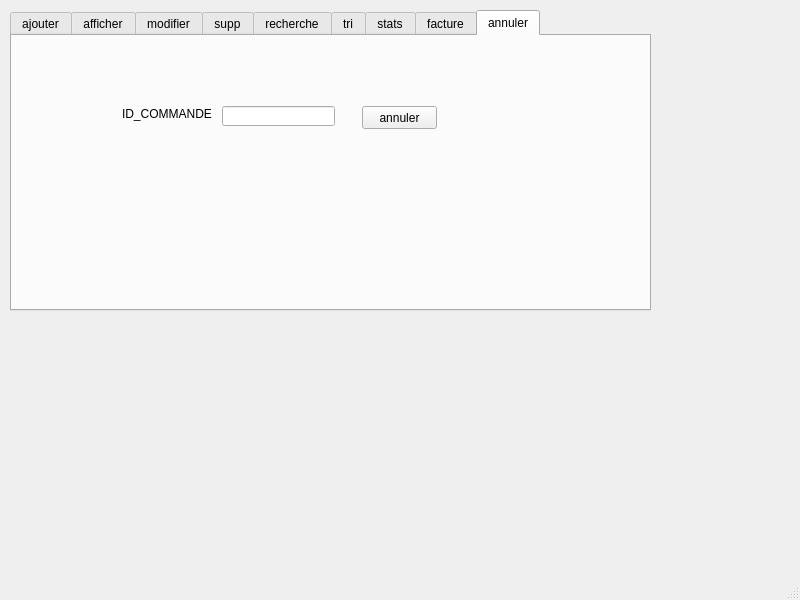
<?xml version="1.0" encoding="UTF-8"?>
<ui version="4.0">
 <class>MainWindow</class>
 <widget class="QMainWindow" name="MainWindow">
  <property name="geometry">
   <rect>
    <x>0</x>
    <y>0</y>
    <width>800</width>
    <height>600</height>
   </rect>
  </property>
  <property name="windowTitle">
   <string>MainWindow</string>
  </property>
  <widget class="QWidget" name="centralwidget">
   <widget class="QTabWidget" name="modifier">
    <property name="geometry">
     <rect>
      <x>10</x>
      <y>10</y>
      <width>641</width>
      <height>301</height>
     </rect>
    </property>
    <property name="currentIndex">
     <number>8</number>
    </property>
    <widget class="QWidget" name="tab">
     <attribute name="title">
      <string>ajouter</string>
     </attribute>
     <widget class="QGroupBox" name="groupBox">
      <property name="geometry">
       <rect>
        <x>70</x>
        <y>20</y>
        <width>411</width>
        <height>221</height>
       </rect>
      </property>
      <property name="title">
       <string>ajouter commande</string>
      </property>
      <widget class="QComboBox" name="comboBox">
       <property name="geometry">
        <rect>
         <x>120</x>
         <y>20</y>
         <width>221</width>
         <height>22</height>
        </rect>
       </property>
       <item>
        <property name="text">
         <string>1</string>
        </property>
       </item>
       <item>
        <property name="text">
         <string>2</string>
        </property>
       </item>
       <item>
        <property name="text">
         <string>3</string>
        </property>
       </item>
       <item>
        <property name="text">
         <string>4</string>
        </property>
       </item>
       <item>
        <property name="text">
         <string>5</string>
        </property>
       </item>
      </widget>
      <widget class="QPushButton" name="pushButton">
       <property name="geometry">
        <rect>
         <x>320</x>
         <y>190</y>
         <width>75</width>
         <height>23</height>
        </rect>
       </property>
       <property name="text">
        <string>ajouter </string>
       </property>
      </widget>
      <widget class="QLabel" name="label_8">
       <property name="geometry">
        <rect>
         <x>26</x>
         <y>20</y>
         <width>81</width>
         <height>20</height>
        </rect>
       </property>
       <property name="text">
        <string>liste produit</string>
       </property>
      </widget>
      <widget class="QLineEdit" name="lineEdit_prenom">
       <property name="geometry">
        <rect>
         <x>120</x>
         <y>80</y>
         <width>113</width>
         <height>20</height>
        </rect>
       </property>
      </widget>
      <widget class="QLabel" name="label_9">
       <property name="geometry">
        <rect>
         <x>50</x>
         <y>80</y>
         <width>47</width>
         <height>14</height>
        </rect>
       </property>
       <property name="text">
        <string>prenom</string>
       </property>
      </widget>
      <widget class="QLabel" name="label_10">
       <property name="geometry">
        <rect>
         <x>50</x>
         <y>170</y>
         <width>47</width>
         <height>14</height>
        </rect>
       </property>
       <property name="text">
        <string>quantite</string>
       </property>
      </widget>
      <widget class="QLineEdit" name="lineEdit_quantite">
       <property name="geometry">
        <rect>
         <x>120</x>
         <y>170</y>
         <width>113</width>
         <height>20</height>
        </rect>
       </property>
      </widget>
      <widget class="QLineEdit" name="lineEdit_nom">
       <property name="geometry">
        <rect>
         <x>120</x>
         <y>50</y>
         <width>113</width>
         <height>20</height>
        </rect>
       </property>
      </widget>
      <widget class="QLabel" name="label_11">
       <property name="geometry">
        <rect>
         <x>50</x>
         <y>50</y>
         <width>47</width>
         <height>14</height>
        </rect>
       </property>
       <property name="text">
        <string>nom</string>
       </property>
      </widget>
      <widget class="QLabel" name="label_12">
       <property name="geometry">
        <rect>
         <x>50</x>
         <y>110</y>
         <width>47</width>
         <height>14</height>
        </rect>
       </property>
       <property name="text">
        <string>adresse</string>
       </property>
      </widget>
      <widget class="QLabel" name="label_13">
       <property name="geometry">
        <rect>
         <x>50</x>
         <y>140</y>
         <width>47</width>
         <height>14</height>
        </rect>
       </property>
       <property name="text">
        <string>mail</string>
       </property>
      </widget>
      <widget class="QLineEdit" name="lineEdit_adresse">
       <property name="geometry">
        <rect>
         <x>120</x>
         <y>110</y>
         <width>113</width>
         <height>20</height>
        </rect>
       </property>
      </widget>
      <widget class="QLineEdit" name="lineEdit_mail">
       <property name="geometry">
        <rect>
         <x>120</x>
         <y>140</y>
         <width>113</width>
         <height>20</height>
        </rect>
       </property>
      </widget>
     </widget>
    </widget>
    <widget class="QWidget" name="tab_9">
     <attribute name="title">
      <string>afficher</string>
     </attribute>
     <widget class="QTableView" name="table_commande">
      <property name="geometry">
       <rect>
        <x>0</x>
        <y>0</y>
        <width>611</width>
        <height>261</height>
       </rect>
      </property>
     </widget>
    </widget>
    <widget class="QWidget" name="tab_2">
     <attribute name="title">
      <string>modifier</string>
     </attribute>
     <widget class="QGroupBox" name="groupBox_2">
      <property name="geometry">
       <rect>
        <x>90</x>
        <y>20</y>
        <width>411</width>
        <height>221</height>
       </rect>
      </property>
      <property name="title">
       <string>modifier commande</string>
      </property>
      <widget class="QComboBox" name="comboBox_2">
       <property name="geometry">
        <rect>
         <x>120</x>
         <y>20</y>
         <width>221</width>
         <height>22</height>
        </rect>
       </property>
       <item>
        <property name="text">
         <string>1</string>
        </property>
       </item>
       <item>
        <property name="text">
         <string>2</string>
        </property>
       </item>
       <item>
        <property name="text">
         <string>3</string>
        </property>
       </item>
       <item>
        <property name="text">
         <string>4</string>
        </property>
       </item>
       <item>
        <property name="text">
         <string>5</string>
        </property>
       </item>
      </widget>
      <widget class="QPushButton" name="pushButton_2">
       <property name="geometry">
        <rect>
         <x>320</x>
         <y>190</y>
         <width>75</width>
         <height>23</height>
        </rect>
       </property>
       <property name="text">
        <string>modifier</string>
       </property>
      </widget>
      <widget class="QLabel" name="label_14">
       <property name="geometry">
        <rect>
         <x>26</x>
         <y>20</y>
         <width>81</width>
         <height>20</height>
        </rect>
       </property>
       <property name="text">
        <string>liste produit</string>
       </property>
      </widget>
      <widget class="QLineEdit" name="lineEdit_2">
       <property name="geometry">
        <rect>
         <x>120</x>
         <y>80</y>
         <width>113</width>
         <height>20</height>
        </rect>
       </property>
      </widget>
      <widget class="QLabel" name="label_15">
       <property name="geometry">
        <rect>
         <x>50</x>
         <y>80</y>
         <width>47</width>
         <height>14</height>
        </rect>
       </property>
       <property name="text">
        <string>prenom</string>
       </property>
      </widget>
      <widget class="QLabel" name="label_16">
       <property name="geometry">
        <rect>
         <x>50</x>
         <y>170</y>
         <width>47</width>
         <height>14</height>
        </rect>
       </property>
       <property name="text">
        <string>quantite</string>
       </property>
      </widget>
      <widget class="QLineEdit" name="lineEdit_55">
       <property name="geometry">
        <rect>
         <x>120</x>
         <y>170</y>
         <width>113</width>
         <height>20</height>
        </rect>
       </property>
      </widget>
      <widget class="QLineEdit" name="lineEdit_1">
       <property name="geometry">
        <rect>
         <x>120</x>
         <y>50</y>
         <width>113</width>
         <height>20</height>
        </rect>
       </property>
      </widget>
      <widget class="QLabel" name="label_17">
       <property name="geometry">
        <rect>
         <x>50</x>
         <y>50</y>
         <width>47</width>
         <height>14</height>
        </rect>
       </property>
       <property name="text">
        <string>nom</string>
       </property>
      </widget>
      <widget class="QLabel" name="label_18">
       <property name="geometry">
        <rect>
         <x>50</x>
         <y>110</y>
         <width>47</width>
         <height>14</height>
        </rect>
       </property>
       <property name="text">
        <string>adresse</string>
       </property>
      </widget>
      <widget class="QLabel" name="label_19">
       <property name="geometry">
        <rect>
         <x>50</x>
         <y>140</y>
         <width>47</width>
         <height>14</height>
        </rect>
       </property>
       <property name="text">
        <string>mail</string>
       </property>
      </widget>
      <widget class="QLineEdit" name="lineEdit_3">
       <property name="geometry">
        <rect>
         <x>120</x>
         <y>110</y>
         <width>113</width>
         <height>20</height>
        </rect>
       </property>
      </widget>
      <widget class="QLineEdit" name="lineEdit_4">
       <property name="geometry">
        <rect>
         <x>120</x>
         <y>140</y>
         <width>113</width>
         <height>20</height>
        </rect>
       </property>
      </widget>
      <widget class="QLabel" name="label_20">
       <property name="geometry">
        <rect>
         <x>50</x>
         <y>200</y>
         <width>47</width>
         <height>14</height>
        </rect>
       </property>
       <property name="text">
        <string>id</string>
       </property>
      </widget>
      <widget class="QLineEdit" name="lineEdit_idmodif">
       <property name="geometry">
        <rect>
         <x>120</x>
         <y>200</y>
         <width>113</width>
         <height>20</height>
        </rect>
       </property>
      </widget>
     </widget>
    </widget>
    <widget class="QWidget" name="tab_3">
     <attribute name="title">
      <string>supp</string>
     </attribute>
     <widget class="QGroupBox" name="groupBox_3">
      <property name="geometry">
       <rect>
        <x>80</x>
        <y>10</y>
        <width>341</width>
        <height>231</height>
       </rect>
      </property>
      <property name="title">
       <string>supprimer</string>
      </property>
      <widget class="QLabel" name="label_6">
       <property name="geometry">
        <rect>
         <x>20</x>
         <y>40</y>
         <width>111</width>
         <height>16</height>
        </rect>
       </property>
       <property name="text">
        <string>id_commande</string>
       </property>
      </widget>
      <widget class="QLineEdit" name="lineEdit_supp">
       <property name="geometry">
        <rect>
         <x>120</x>
         <y>40</y>
         <width>113</width>
         <height>20</height>
        </rect>
       </property>
      </widget>
      <widget class="QPushButton" name="pushButton_3">
       <property name="geometry">
        <rect>
         <x>140</x>
         <y>120</y>
         <width>75</width>
         <height>23</height>
        </rect>
       </property>
       <property name="text">
        <string>supp</string>
       </property>
      </widget>
     </widget>
    </widget>
    <widget class="QWidget" name="tab_4">
     <attribute name="title">
      <string>recherche</string>
     </attribute>
     <widget class="QGroupBox" name="groupBox_4">
      <property name="geometry">
       <rect>
        <x>70</x>
        <y>0</y>
        <width>341</width>
        <height>231</height>
       </rect>
      </property>
      <property name="title">
       <string>recherche</string>
      </property>
      <widget class="QLabel" name="label_7">
       <property name="geometry">
        <rect>
         <x>20</x>
         <y>40</y>
         <width>111</width>
         <height>16</height>
        </rect>
       </property>
       <property name="text">
        <string>cin</string>
       </property>
      </widget>
      <widget class="QLineEdit" name="recherche">
       <property name="geometry">
        <rect>
         <x>120</x>
         <y>40</y>
         <width>113</width>
         <height>20</height>
        </rect>
       </property>
      </widget>
      <widget class="QPushButton" name="pushButton_4">
       <property name="geometry">
        <rect>
         <x>240</x>
         <y>40</y>
         <width>75</width>
         <height>23</height>
        </rect>
       </property>
       <property name="text">
        <string>rechercher</string>
       </property>
      </widget>
      <widget class="QTableView" name="tableView_recherche">
       <property name="geometry">
        <rect>
         <x>5</x>
         <y>70</y>
         <width>331</width>
         <height>121</height>
        </rect>
       </property>
      </widget>
     </widget>
    </widget>
    <widget class="QWidget" name="tab_5">
     <attribute name="title">
      <string>tri</string>
     </attribute>
     <widget class="QGroupBox" name="groupBox_5">
      <property name="geometry">
       <rect>
        <x>70</x>
        <y>30</y>
        <width>341</width>
        <height>231</height>
       </rect>
      </property>
      <property name="title">
       <string>tri</string>
      </property>
      <widget class="QPushButton" name="tri">
       <property name="geometry">
        <rect>
         <x>40</x>
         <y>10</y>
         <width>75</width>
         <height>23</height>
        </rect>
       </property>
       <property name="text">
        <string>trie dec</string>
       </property>
      </widget>
      <widget class="QTableView" name="table_view_tri">
       <property name="geometry">
        <rect>
         <x>20</x>
         <y>40</y>
         <width>121</width>
         <height>171</height>
        </rect>
       </property>
      </widget>
      <widget class="QPushButton" name="tri_2">
       <property name="geometry">
        <rect>
         <x>220</x>
         <y>10</y>
         <width>75</width>
         <height>23</height>
        </rect>
       </property>
       <property name="text">
        <string>trier crois</string>
       </property>
      </widget>
      <widget class="QTableView" name="table_view_tri_2">
       <property name="geometry">
        <rect>
         <x>200</x>
         <y>40</y>
         <width>121</width>
         <height>171</height>
        </rect>
       </property>
      </widget>
     </widget>
    </widget>
    <widget class="QWidget" name="tab_6">
     <attribute name="title">
      <string>stats</string>
     </attribute>
     <widget class="QPushButton" name="pushButton_6">
      <property name="geometry">
       <rect>
        <x>200</x>
        <y>20</y>
        <width>75</width>
        <height>23</height>
       </rect>
      </property>
      <property name="text">
       <string>afficher stat</string>
      </property>
     </widget>
    </widget>
    <widget class="QWidget" name="tab_7">
     <attribute name="title">
      <string>facture</string>
     </attribute>
    </widget>
    <widget class="QWidget" name="tab_8">
     <attribute name="title">
      <string>annuler</string>
     </attribute>
     <widget class="QLabel" name="label">
      <property name="geometry">
       <rect>
        <x>110</x>
        <y>70</y>
        <width>91</width>
        <height>16</height>
       </rect>
      </property>
      <property name="text">
       <string>ID_COMMANDE</string>
      </property>
     </widget>
     <widget class="QLineEdit" name="id">
      <property name="geometry">
       <rect>
        <x>210</x>
        <y>70</y>
        <width>113</width>
        <height>20</height>
       </rect>
      </property>
     </widget>
     <widget class="QPushButton" name="pushButton_5">
      <property name="geometry">
       <rect>
        <x>350</x>
        <y>70</y>
        <width>75</width>
        <height>23</height>
       </rect>
      </property>
      <property name="text">
       <string>annuler</string>
      </property>
     </widget>
    </widget>
   </widget>
  </widget>
  <widget class="QMenuBar" name="menubar">
   <property name="geometry">
    <rect>
     <x>0</x>
     <y>0</y>
     <width>800</width>
     <height>22</height>
    </rect>
   </property>
  </widget>
  <widget class="QStatusBar" name="statusbar"/>
 </widget>
 <resources/>
 <connections/>
</ui>
